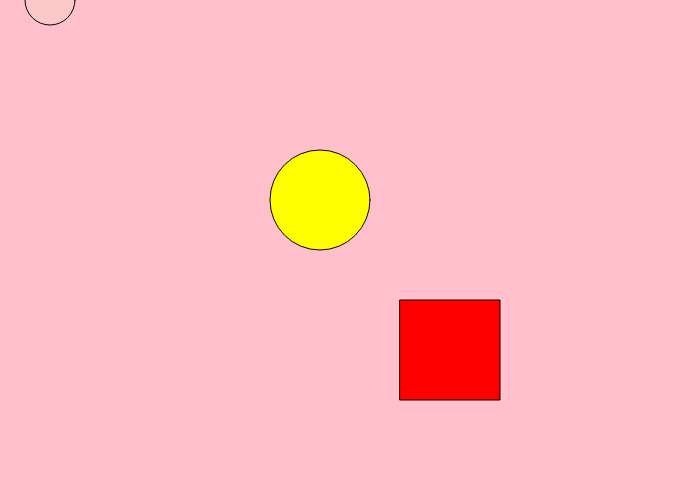
Frame 1 (no input)
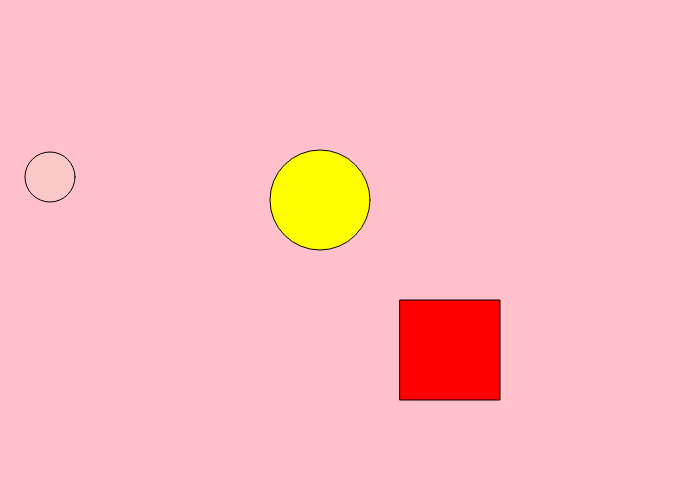
Frame 60 (no input)
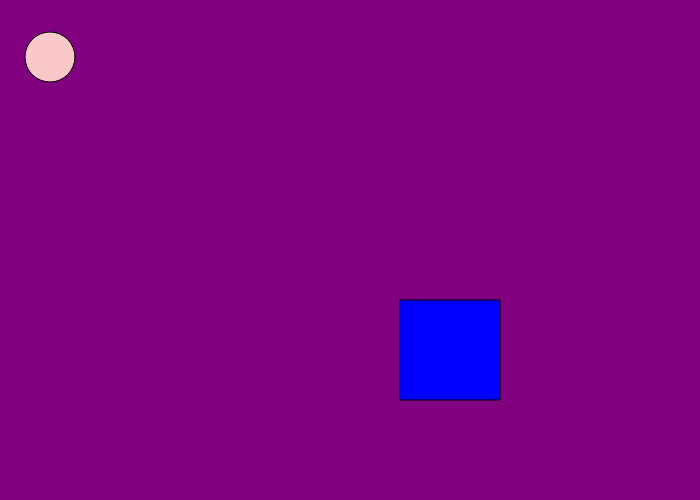
Frame 120 (the mouse pressed at the canvas centre since frame 60)

The p5.js sketch that drew these frames (run headless with seeded random() and noise() and a simulated clock; from frame 60 on, the mouse is pressed at the canvas centre):

// p5.js sketch
// ── sketch.js
var circleY = 0;

var changeBackground = "pink";


function setup() {
  createCanvas(700,500);

}



function draw() {
background(changeBackground);



fill(250, 200, 200);
ellipse(50, circleY, 50, 50);

circleY = circleY + 3;


//this code will stop the circle at 300
//if(circleY == 300){
//circleY = circleY - 3;
//}//end of if statement

//this code will send value of circle y back to 0, putting it back at the top once it hits 300
if(circleY == 300){
  circleY = 0;
}//end of if statement

if(mouseX < 300){
  fill("red");
  rect(400,300,100,100);
}else if(mouseX > 300 && mouseX <400){
  fill("blue");
  rect(400,300,100,100);
}else{
    fill("green");
  rect(400,300,100,100)
}

if(mouseY < 50 || mouseY > 400){
  fill("yellow");
  ellipse(320,200,100,100);
}


}//end of draw


function mousePressed(){
changeBackground = "purple";
//ellipse(200,200,100,100);
}

function mouseReleased(){
changeBackground = "pink";

}
